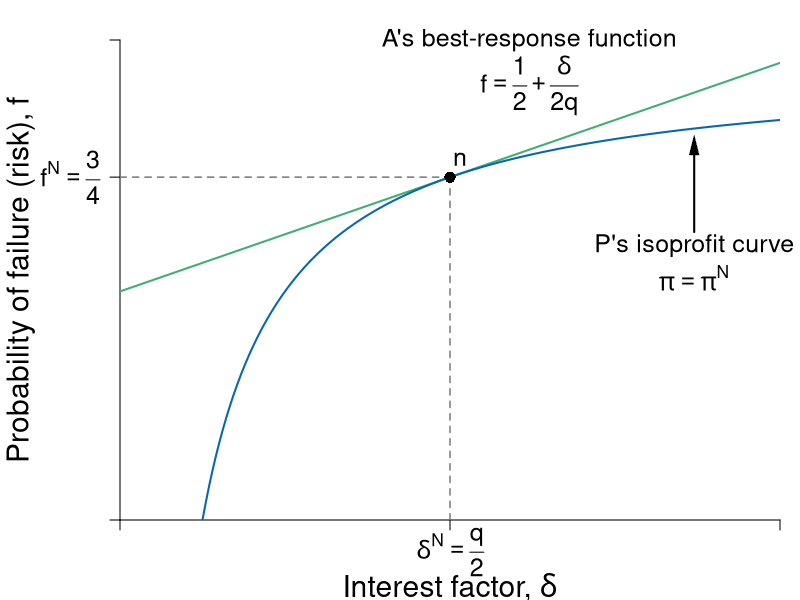

Write the R code that produced this figure.
#Graph Designer: Simon Halliday, Scott Cohn, Harriet Brookes Gray
#Authors: Bowles and Halliday
#Title: Coordination, Conflict and Competition: A Text in Microeconomics

library(shape)
pdf(file = "credit/non_contractual_risk_sparse.pdf", width = 8, height = 6)

#Set parameters for graphics
pointsize <- 1.8
axislabelsize <- 1.8
labelsize <- 1.5
namesize <- 1.8
annotatesize <- 1.5
graphlinewidth <- 2
segmentlinewidth <- 1.5

COL <- c("#7fc97f", "#beaed4", "#fdc086", "#ffff99", "#386cb0", "#f0027f", "#bf5b17", "#666666")
COLA <- c("#e0f3db", "#99d8c9","#66c2a4","#41ae76", "#238b45", "#005824")
COLB <- c("#c6dbef", "#4eb3d3", "#2b8cbe", "#0868ac","#084081")
COLC <- c("#fcfbfd", "#efedf5", "#dadaeb", "#bcbddc", "#9e9ac8", "#807dba", "#6a51a3", "#54278f", "#3f007d")
grays <- gray.colors(25, start = 1, end = 0)

#Edited the margins to cater for the larger LHS labels
par(mar =  c(4, 6, 2, 1))

brfFn <- function(delta, q = 1) {
  .5 + (delta / (2 * q)) 
}

PCFn <- function(delta, q = 1) {
  delta/q
}

isoreturnFn <- function(delta, pi=0.125) {
  1 - (pi)/delta
}


yFn <- function(d1, f1, q = 1){
  q*f1*(1 - f1) - d1*(1 - f1)
}

profitFn <- function(d1, q = 1){
  d1/2 - (1/(2*q))*(d1)^2
}

ylow <- function(delta, q = 1, ybar = 0.0625){
  (-sqrt(delta^2 - 2*delta*q + q^2 - 4*q*ybar) + delta + q)/(2*q)
}

yhigh <- function(delta, q = 1, ybar = 0.0625){
  (sqrt(delta^2 - 2*delta*q + q^2 - 4*q*ybar) + delta + q)/(2*q)
}

xlims <- c(0, 1)
ylims <- c(0, 1.05)

npts <- 501 
d1 <- seq(xlims[1], xlims[2], length.out = npts)
f1 <- seq(ylims[1], ylims[2], length.out = npts) 
a <- c(0.0625)

plot(0, 0, xlim = xlims, ylim = ylims, type = "n",
     xlab = expression(paste("")),
     ylab = expression(paste("")), 
     xaxt = "n", 
     yaxt = "n", 
     cex.lab = axislabelsize, 
     bty = "n", 
     xaxs = "i", 
     yaxs = "i"
)


ticksy <- c(ylims[1], brfFn(delta = 0.5), ylims[2])
ylabels <- c(NA, expression(paste(f^{N} == frac(3,4))), NA)
ticksx <- c(xlims[1], 0.5, xlims[2])
xlabels <- c(NA, NA, NA)
#xlabels <- c(NA, expression(paste(delta^{N} == frac(q,2))), NA)

axis(1, at = ticksx, pos = 0, labels = xlabels, cex.axis = labelsize)
axis(2, at = ticksy, pos = 0, labels = ylabels, las = 1, cex.axis = labelsize)

text(0.5, -0.07, expression(paste(delta^{N} == frac(q,2))), xpd = TRUE, cex = labelsize) 


npts <- 503 
xx1 <- seq(xlims[1], xlims[2], length.out = npts)
xx2 <- seq(0, 1, length.out = npts)

#xpoly1 <- seq(from = 0.168, to = 0.5, length.out = 500)
#ypoly1 <- ylow(xpoly1)
#ypoly2 <- isoreturnFn(xpoly1)
#polygon(x = c(xpoly1, rev(xpoly1)), y = c(ypoly1, rev(ypoly2)), col = COL[4], density = NULL, border = NA)


#Draw the graphs
lines(xx1, brfFn(xx1), col = COLA[4], lwd = graphlinewidth)
#lines(xx1, PCFn(xx1), col = COLA[2], lwd = graphlinewidth)
lines(xx1, isoreturnFn(xx1), col = COLB[4], lwd = graphlinewidth)

#Axis labels
mtext(expression(paste("Interest factor, ", delta)), side = 1, line = 3.3, cex = axislabelsize)
text(-0.15, 0.5*(ylims[2]), expression(paste("Probability of failure (risk), ", f)), xpd = TRUE, cex = axislabelsize, srt = 90) 


# contour(d1, f1,
#         outer(d1, f1, yFn),
#         drawlabels = FALSE,
#         col = COLA[3],
#         lwd = graphlinewidth,
#         levels = a,
#         xaxs = "i",
#         yaxs = "i",
#         add = TRUE)
# 

segments(0.5, 0, 0.5, brfFn(delta = 0.5), lty = 2, col = grays[20] , lwd = segmentlinewidth)
segments(0, brfFn(delta = 0.5), 0.5, brfFn(delta = 0.5), lty = 2, col = grays[20] , lwd = segmentlinewidth)

#Annotate points (4,4),(2,8),(8,2) on feasibility frontier
text(0.5 + 0.015, isoreturnFn(0.5) + 0.04, expression(paste(n)), cex = labelsize)
points(0.5, isoreturnFn(0.5), pch = 16, col = "black", cex = 1.5)

#text(0.375 + 0.02, 0.6 + 0.03, expression(paste(b)), cex = labelsize)
#points(0.375, 0.6, pch = 16, col = "black", cex = 1.5)

#text(0.2, 0.85, expression(paste(y == y^{n})), cex = labelsize)

text(0.62, 1.05, expression(paste("A's best-response function")), cex = labelsize, xpd = TRUE)
text(0.62, 0.95, expression(paste(f == frac(1,2) + frac(delta, 2*q))), cex = labelsize)

#text(0.64, 0.4, expression(paste("A's participation")), cex = labelsize)
#text(0.64, 0.34, expression(paste("constraint")), cex = labelsize)
#text(0.64, 0.22, expression(paste(f == frac(delta, q))), cex = labelsize)
#Arrows(0.64, 0.44, 0.64, 0.58, col = "black", lty = 1, lwd = 2, arr.type = "triangle", arr.lwd = 0.5)


text(0.87, 0.6, expression(paste("P's isoprofit curve")), cex = labelsize, xpd = TRUE)
text(0.87, 0.53, expression(paste(pi == pi^{N})), cex = labelsize, xpd = TRUE)
Arrows(0.87, 0.63, 0.87, 0.82, col = "black", lty = 1, lwd = 2, arr.type = "triangle", arr.lwd = 0.5)

#text(0.3, 0.13, expression(paste("Pareto-improving")), cex = labelsize)
#text(0.3, 0.07, expression(paste("lens")), cex = labelsize)
#Arrows(0.3, 0.18, 0.3, 0.5, col = "black", lty = 1, lwd = 2, arr.type = "triangle", arr.lwd = 0.5)


dev.off()
